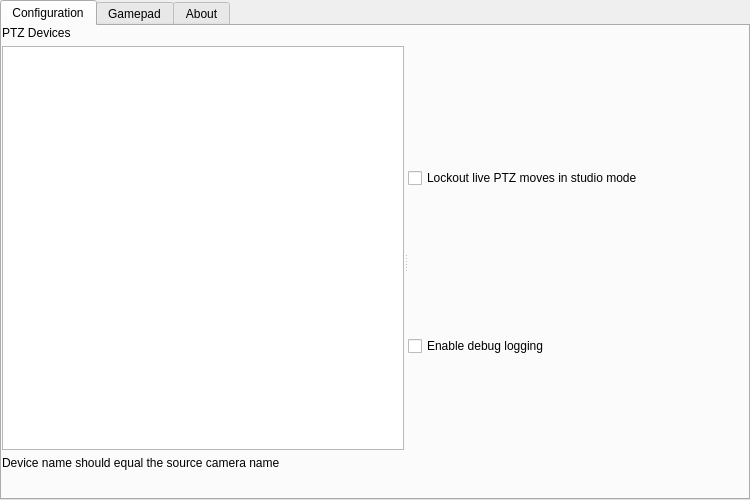
<?xml version="1.0" encoding="UTF-8"?>
<ui version="4.0">
 <class>PTZSettings</class>
 <widget class="QWidget" name="PTZSettings">
  <property name="geometry">
   <rect>
    <x>0</x>
    <y>0</y>
    <width>750</width>
    <height>500</height>
   </rect>
  </property>
  <property name="windowTitle">
   <string>PTZ Device Settings</string>
  </property>
  <layout class="QVBoxLayout" name="verticalLayout">
   <property name="leftMargin">
    <number>0</number>
   </property>
   <property name="topMargin">
    <number>0</number>
   </property>
   <property name="rightMargin">
    <number>0</number>
   </property>
   <property name="bottomMargin">
    <number>0</number>
   </property>
   <item>
    <widget class="QTabWidget" name="tabWidget">
     <property name="currentIndex">
      <number>0</number>
     </property>
     <widget class="QWidget" name="ptzConfigTab">
      <attribute name="title">
       <string>Configuration</string>
      </attribute>
      <layout class="QHBoxLayout" name="horizontalLayout_3">
       <property name="leftMargin">
        <number>0</number>
       </property>
       <property name="topMargin">
        <number>0</number>
       </property>
       <property name="rightMargin">
        <number>0</number>
       </property>
       <property name="bottomMargin">
        <number>0</number>
       </property>
       <item>
        <widget class="QSplitter" name="splitter">
         <property name="orientation">
          <enum>Qt::Horizontal</enum>
         </property>
         <widget class="QWidget" name="widget_1" native="true">
          <layout class="QVBoxLayout" name="verticalLayout_3">
           <property name="sizeConstraint">
            <enum>QLayout::SetMinimumSize</enum>
           </property>
           <item>
            <widget class="QLabel" name="label_2">
             <property name="text">
              <string>PTZ Devices</string>
             </property>
            </widget>
           </item>
           <item>
            <widget class="QListView" name="deviceList">
             <property name="contextMenuPolicy">
              <enum>Qt::CustomContextMenu</enum>
             </property>
            </widget>
           </item>
           <item>
            <widget class="QLabel" name="label_3">
             <property name="text">
              <string>Device name should equal the source camera name</string>
             </property>
            </widget>
           </item>
           <item>
            <layout class="QHBoxLayout" name="horizontalLayout_2">
             <item>
              <widget class="QPushButton" name="addPTZ">
               <property name="maximumSize">
                <size>
                 <width>22</width>
                 <height>22</height>
                </size>
               </property>
               <property name="toolTip">
                <string>Add PTZ Device</string>
               </property>
               <property name="accessibleName">
                <string>Add PTZ Device</string>
               </property>
               <property name="text">
                <string notr="true"/>
               </property>
               <property name="flat">
                <bool>true</bool>
               </property>
               <property name="themeID" stdset="0">
                <string notr="true">addIconSmall</string>
               </property>
              </widget>
             </item>
             <item>
              <widget class="QPushButton" name="removePTZ">
               <property name="maximumSize">
                <size>
                 <width>22</width>
                 <height>22</height>
                </size>
               </property>
               <property name="toolTip">
                <string>RemoveScripts</string>
               </property>
               <property name="accessibleName">
                <string>RemoveScripts</string>
               </property>
               <property name="text">
                <string notr="true"/>
               </property>
               <property name="flat">
                <bool>true</bool>
               </property>
               <property name="themeID" stdset="0">
                <string notr="true">removeIconSmall</string>
               </property>
              </widget>
             </item>
             <item>
              <spacer name="horizontalSpacer_2">
               <property name="orientation">
                <enum>Qt::Horizontal</enum>
               </property>
               <property name="sizeHint" stdset="0">
                <size>
                 <width>40</width>
                 <height>20</height>
                </size>
               </property>
              </spacer>
             </item>
            </layout>
           </item>
          </layout>
         </widget>
         <widget class="QWidget" name="widget" native="true">
          <layout class="QVBoxLayout" name="verticalLayout_4" stretch="0,0,0,0">
           <property name="sizeConstraint">
            <enum>QLayout::SetDefaultConstraint</enum>
           </property>
           <item>
            <widget class="QCheckBox" name="livemoveCheckBox">
             <property name="toolTip">
              <string>Disable movement controls for cameras in the currently active program scene. This protects against accidental camera moves on the live stream.</string>
             </property>
             <property name="text">
              <string>Lockout live PTZ moves in studio mode</string>
             </property>
            </widget>
           </item>
           <item>
            <widget class="QCheckBox" name="enableDebugLogCheckBox">
             <property name="text">
              <string>Enable debug logging</string>
             </property>
            </widget>
           </item>
           <item>
            <layout class="QHBoxLayout" name="propertiesLayout">
             <property name="spacing">
              <number>0</number>
             </property>
             <property name="sizeConstraint">
              <enum>QLayout::SetNoConstraint</enum>
             </property>
            </layout>
           </item>
          </layout>
         </widget>
        </widget>
       </item>
      </layout>
     </widget>
     <widget class="QWidget" name="Gamepad">
      <attribute name="title">
       <string>Gamepad</string>
      </attribute>
      <widget class="QCheckBox" name="gamepadCheckBox">
       <property name="geometry">
        <rect>
         <x>10</x>
         <y>10</y>
         <width>314</width>
         <height>17</height>
        </rect>
       </property>
       <property name="toolTip">
        <string>Enable/Disable gamepad input for controlling cameras.</string>
       </property>
       <property name="text">
        <string>Enable Gamepad</string>
       </property>
      </widget>
      <widget class="QTextEdit" name="gamepadActiveText">
       <property name="geometry">
        <rect>
         <x>10</x>
         <y>40</y>
         <width>211</width>
         <height>31</height>
        </rect>
       </property>
       <property name="readOnly">
        <bool>true</bool>
       </property>
      </widget>
     </widget>
     <widget class="QWidget" name="aboutTab">
      <attribute name="title">
       <string>About</string>
      </attribute>
      <layout class="QVBoxLayout" name="verticalLayout_2">
       <item>
        <widget class="QLabel" name="versionLabel">
         <property name="sizePolicy">
          <sizepolicy hsizetype="Preferred" vsizetype="Minimum">
           <horstretch>0</horstretch>
           <verstretch>0</verstretch>
          </sizepolicy>
         </property>
        </widget>
       </item>
      </layout>
     </widget>
    </widget>
   </item>
  </layout>
 </widget>
 <tabstops>
  <tabstop>close</tabstop>
 </tabstops>
 <resources/>
 <connections/>
</ui>
